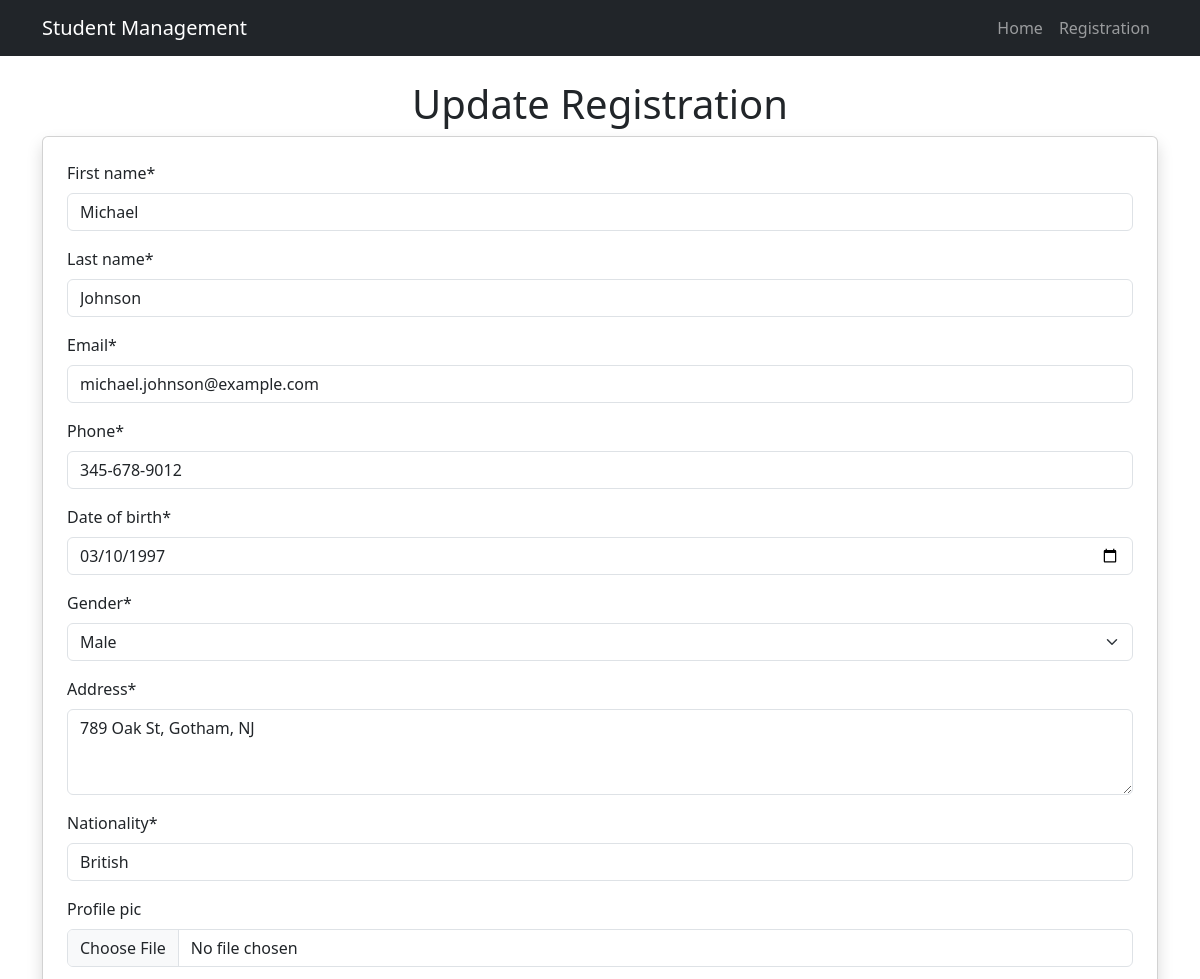
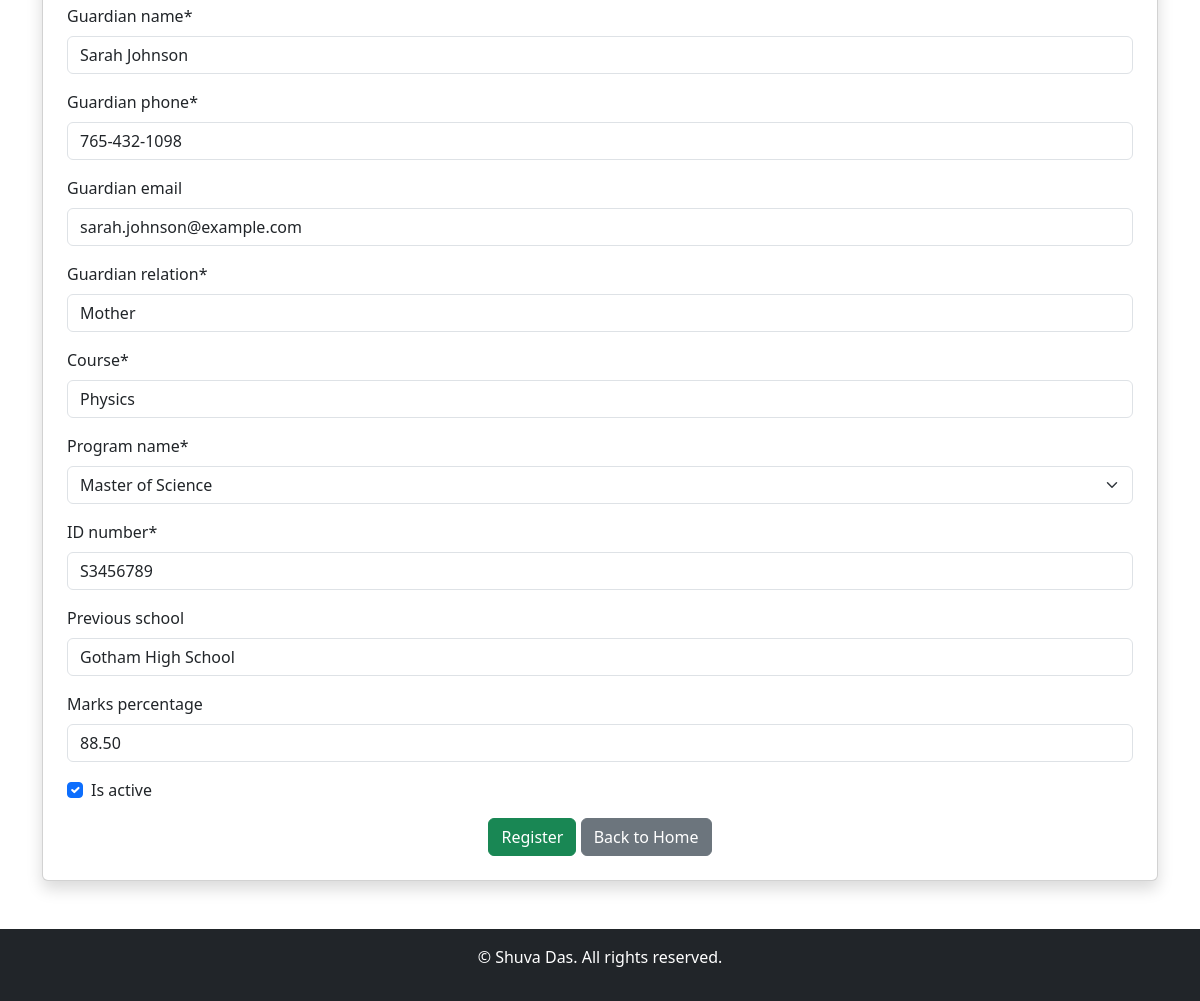
Page /edit/student/4 on the committed database (2 pictures, top to bottom).
### students/models.py (models this page shows, shortened)
class Student(models.Model):
    GENDER_CHOICES=[
        ('M','Male'),
        ('F','Female'),
        ('O','Other'),
    ]
    PROGRAM_NAME=[
        ('B.Tech','Bachelor of Technology'),
        ('M.Tech','Master of Technology'),
        ('B.Sc','Bachelor of Science'),
        ('M.Sc','Master of Science'),
        ('B.Com','Bachelor of Commerce'),
        ('M.Com','Master of Commerce'),
        ('B.A','Bachelor of Arts'),
        ('M.A','Master of Arts'),
        ('B.B.A','Bachelor of Business Administration'),
        ('M.B.A','Master of Business Administration'),
        ('B.C.A','Bachelor of Computer Applications'),
        ('M.C.A','Master of Computer Applications'),
        ('B.Ed','Bachelor of Education'),
        ('M.Ed','Master of Education'),
        ('B.Arch','Bachelor of Architecture'),
        ('M.Arch','Master of Architecture'),
        ('B.Pharma','Bachelor of Pharmacy'),
        ('M.Pharma','Master of Pharmacy'),
        ('B.Sc Nursing','Bachelor of Science in Nursing'),
        ('M.Sc Nursing','Master of Science in Nursing'),
        ('BDS','Bachelor of Dental Surgery'),
        ('MDS','Master of Dental Surgery'),
        ('MBBS','Bachelor of Medicine and Bachelor of Surgery'),
        ('MD','Doctor of Medicine'),
        ('MS','Master of Surgery'),
        ('DM','Doctorate of Medicine'),
        ('M.Ch','Master of Chirurgiae'),
        ('Diploma','Diploma'),
        ('PG Diploma','Post Graduate Diploma'),
        ('Ph.D','Doctor of Philosophy'),
        ('M.Phil','Master of Philosophy'),
        ('LLB','Bachelor of Laws'),
        ('LLM','Master of Laws'),
        ('B.Arch','Bachelor of Architecture'),
        ('M.Arch','Master of Architecture'),
        ('B.Pharma','Bachelor of Pharmacy'),
        ('M.Pharma','Master of Pharmacy'),
        ('B.Sc Nursing','Bachelor of Science in Nursing'),
        ('M.Sc Nursing','Master of Science in Nursing'),
        ('BDS','Bachelor of Dental Surgery'),
        ('MDS','Master of Dental Surgery'),
        ('MBBS','Bachelor of Medicine and Bachelor of Surgery'),
        ('MD','Doctor of Medicine'),
        ('MS','Master of Surgery'),
        ('DM','Doctorate of Medicine'),
        ('M.Ch','Master of Chirurgiae'),
        ('Diploma','Diploma'),
        ('PG Diploma','Post Graduate Diploma'),
        ('Ph.D','Doctor of Philosophy'),
        ('M.Phil','Master of Philosophy'),
        ('LLB','Bachelor of Laws'),
        ('LLM','Master of Laws'),
        ('B.Arch','Bachelor of Architecture'),
        ('M.Arch','Master of Architecture'),
        ('B.Pharma','Bachelor of Pharmacy'),
        ('M.Pharma','Master of Pharmacy'),
        ('B.Sc Nursing','Bachelor of Science in Nursing'),
        ('M.Sc Nursing','Master of Science in Nursing'),
        ('BDS','Bachelor of Dental Surgery'),
        ('MDS','Master of Dental Surgery'),
        ('MBBS','Bachelor of Medicine and Bachelor of Surgery'),
        ('MD','Doctor of Medicine'),
        ('MS','Master of Surgery'),
        ('DM','Doctorate of Medicine'),
        ('M.Ch','Master of Chirurgiae'),
        ('Diploma','Diploma'),
        ('PG Diploma','Post Graduate Diploma'),
        ('Ph.D','Doctor of Philosophy'),
        ('M.Phil','Master of Philosophy'),
        ('LLB','Bachelor of Laws'),
        ('LLM','Master of Laws'),
        ('B.Arch','Bachelor of Architecture'),
        ('M.Arch','Master of Architecture'),
        ('B.Pharma','Bachelor of Pharmacy'),
        ('M.Pharma','Master of Pharmacy'),
        ('B.Sc Nursing','Bachelor of Science in Nursing'),
        ('M.Sc Nursing','Master of Science in Nursing'),
        ('BDS','Bachelor of Dental Surgery'),
        ('MDS','Master of Dental Surgery'),
        ('MBBS','Bachelor of Medicine and Bachelor of Surgery'),
        ('MD','Doctor of Medicine'),
        ('MS','Master of Surgery'),
        ('DM','Doctorate of Medicine'),
        ('M.Ch','Master of Chirurgiae'),
        ('Diploma','Diploma'),
        ('PG Diploma','Post Graduate Diploma'),
        ('Ph.D','Doctor of Philosophy'),
        ('M.Phil','Master of Philosophy'),
        ('LLB','Bachelor of Laws'),
        ('LLM','Master of Laws'),
        ('B.Arch','Bachelor of Architecture'),
        ('M.Arch','Master of Architecture'),
        ('B.Pharma','Bachelor of Pharmacy'),
        ('M.Pharma','Master of Pharmacy'),
        ('B.Sc Nursing','Bachelor of Science in Nursing'),
        ('M.Sc Nursing','Master of Science in Nursing'),
        ('BDS','Bachelor of Dental Surgery'),
        ('MDS','Master of Dental Surgery'),
        ('MBBS','Bachelor of Medicine and Bachelor of Surgery'),
        ('MD','Doctor of Medicine'),
        ('MS','Master of Surgery'),
        ('DM','Doctorate of Medicine'),
        ('M.Ch','Master of Chirurgiae'),
        ('Diploma','Diploma'),
        ('PG Diploma','Post Graduate Diploma'),
        ('Ph.D','Doctor of Philosophy'),
    ]
    first_name = models.CharField(max_length=100)
    last_name = models.CharField(max_length=100)
    email=models.EmailField(unique=True)
    phone=models.CharField(max_length=15)
    date_of_birth=models.DateField()
    gender=models.CharField(max_length=1,choices=GENDER_CHOICES)
    address=models.TextField()
    nationality=models.CharField(max_length=50)
    profile_pic=models.ImageField(upload_to='profile_pics/',null=True,blank=True)
    guardian_name=models.CharField(max_length=100)
    guardian_phone=models.CharField(max_length=15)
    guardian_email=models.EmailField(null=True,blank=True)
    guardian_relation=models.CharField(max_length=50)
    admission_date=models.DateField(auto_now_add=True)
    course=models.CharField(max_length=150)
    program_name=models.CharField(max_length=20,choices=PROGRAM_NAME)
    ID_number=models.CharField(max_length=20,unique=True)
    previous_school=models.CharField(max_length=150,null=True,blank=True)
    marks_percentage=models.DecimalField(max_digits=5,decimal_places=2,null=True,blank=True)
    is_active=models.BooleanField(default=True)
    created_at=models.DateTimeField(auto_now_add=True)
    updated_at=models.DateTimeField(auto_now=True)

### students/views.py (the view)
# urls.py: path('edit/student/<int:student_id>',edit_information,name='edit_information'),
def edit_information(request,student_id):
    student=get_object_or_404(Student,pk=student_id)
    if request.method == "POST":
        form =EditStudentRegistrationForm(request.POST,instance=student)
        if form.is_valid():
            form.save()
            messages.success(request,'Updated Successfully!')
            return redirect('/')
    else:
        form=EditStudentRegistrationForm(instance=student)
        context={
            'form':form
        }
        return render(request,'registration.html',context)

### templates/registration.html (shortened to what this page needs)
{% extends "index.html" %}
{% load crispy_forms_tags %}
{% block content %}
    <h1 class="text-center">
        {% if form.instance.pk %}
            Update
        {% else %}
            Student
        {% endif %}
        Registration
    </h1>
    <div class="card shadow p-4">
        <form method="post" enctype="multipart/form-data">
            {{ form|crispy }}
            <div class="text-center">
                <button type="submit" class="btn btn-success">Register</button>
                <a href="{% url 'homepage' %}" class="btn btn-secondary">Back to Home</a>
            </div>
        </form>
    </div>
{% endblock %}

### rows in the picture
Student: first_name "Michael", last_name "Johnson", email "michael.johnson@example.com", phone "345-678-9012", date_of_birth "03/10/1997", gender "Male", address "789 Oak St, Gotham, NJ", nationality "British", guardian_name "Sarah Johnson", guardian_phone "765-432-1098", guardian_email "sarah.johnson@example.com", guardian_relation "Mother", course "Physics", program_name "Master of Science", ID_number "S3456789", previous_school "Gotham High School", marks_percentage "88.50", is_active "☑"
